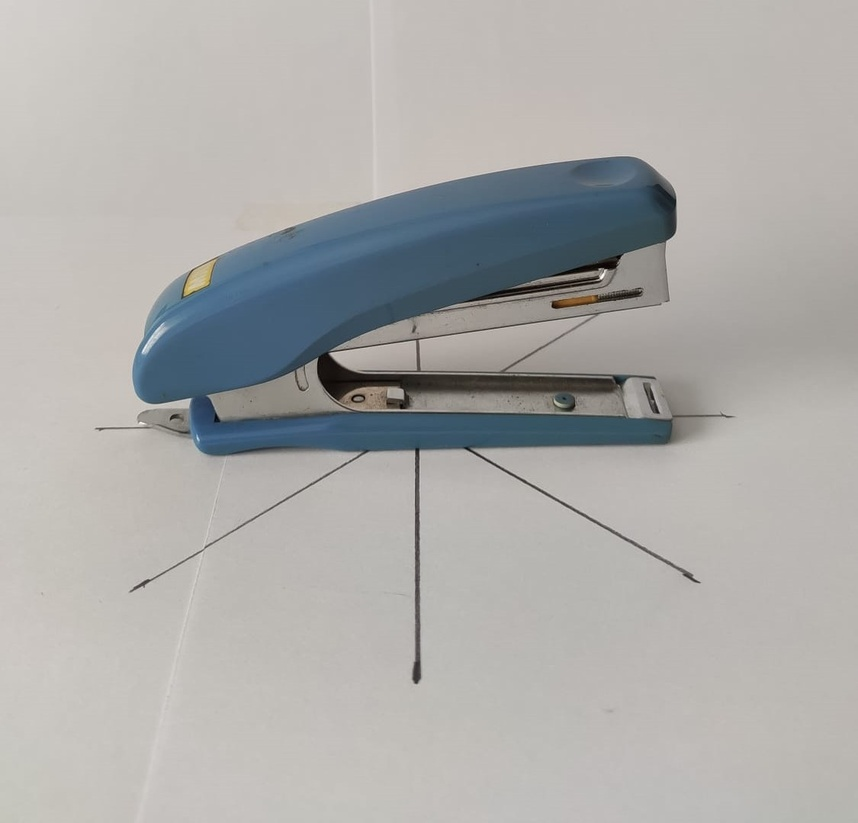
#> input picture Images/0.jpg, 858 x 823 px, shrunk from 1125 x 1079 before the run
$ python -i pipeline.py   (imports and definitions only)
#> lines starting #> are read from the running program, lines starting #| are printed output that depends on the picture; after the words box and inside, x2 and y2 are one past the last pixel; in counts of white or black regions, pixels touching at a corner belong together
#> further down, picture is the input picture: shape (823, 858, 3); mean B, G, R 169.7, 171.6, 172.3
"""
OpenCV measurement pipeline — ported from the original university project.

Original modules:
  - Logic/ImageOperations/RemoveBackground.py
  - Logic/ImageOperations/EdgeDetection.py
  - Logic/ImageOperations/PixelRatio.py
  - Logic/ImageOperations/SpecifyIntersections.py
  - Logic/ImageOperations/MeasureObject.py

Refactored to:
  - Accept raw image bytes instead of file paths
  - Return structured data (dicts) instead of saving files
  - Work as pure functions suitable for an API context
"""

import base64
import io
from dataclasses import dataclass, field

import cv2
import numpy as np
from PIL import Image
from rembg import remove


# ─── Data Structures ──────────────────────────────────────────

@dataclass
class MeasurementResult:
    """Structured result from the measurement pipeline."""
    width_mm: float = 0.0
    height_mm: float = 0.0
    area_mm2: float = 0.0
    contour_count: int = 0
    horizontal_distances: list[float] = field(default_factory=list)
    vertical_distances: list[float] = field(default_factory=list)
    annotated_image: np.ndarray | None = None
    pixel_ratio: float = 0.0


# ─── Pipeline Functions ───────────────────────────────────────

# [24 lines left out: functions load_image_from_bytes, remove_background, not called in this run]


def detect_edges(img: np.ndarray) -> tuple[np.ndarray, list]:
    """
    Apply edge detection and find contours.
    Ported from: Logic/ImageOperations/EdgeDetection.py
    """
    gray = cv2.cvtColor(img, cv2.COLOR_BGR2GRAY)
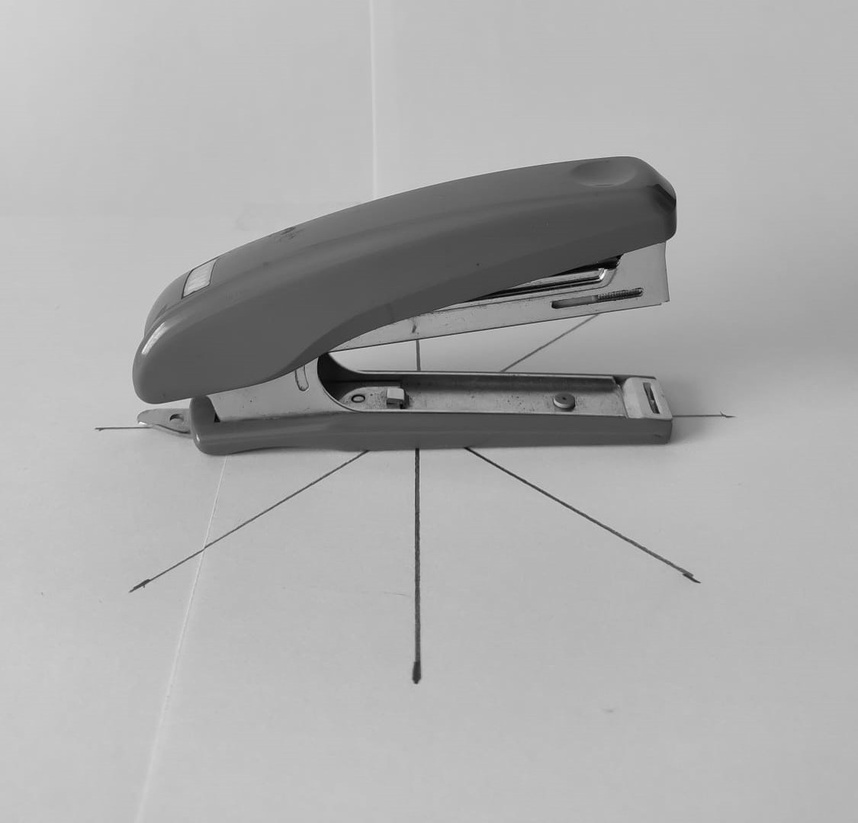
#> gray: shape (823, 858); min 1, max 253, mean 171.5
    _, thresh = cv2.threshold(gray, 240, 255, cv2.THRESH_BINARY)
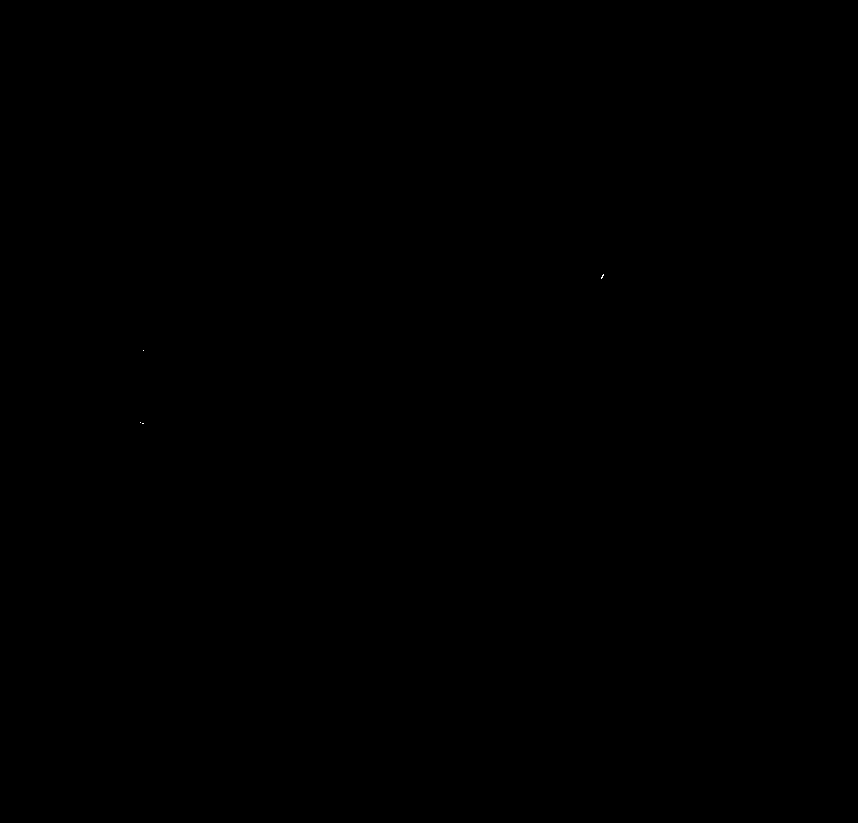
#> thresh: shape (823, 858); 0% white in thin lines or dots, all inside (x1, y1, x2, y2) = (140, 274, 604, 424)
    thresh = 255 - thresh

    contours, _ = cv2.findContours(
        image=thresh, mode=cv2.RETR_TREE, method=cv2.CHAIN_APPROX_NONE
    )
#> contours = 5 contours, 4 with area under 20; largest, box (x1, y1, x2, y2) and area: (0, 0, 858, 823) 704454

    # Draw contours on the image
    img_with_contours = img.copy()
#> (the run stopped early here; a loop or call above may not have finished)

$ run again, on Images/180.jpg
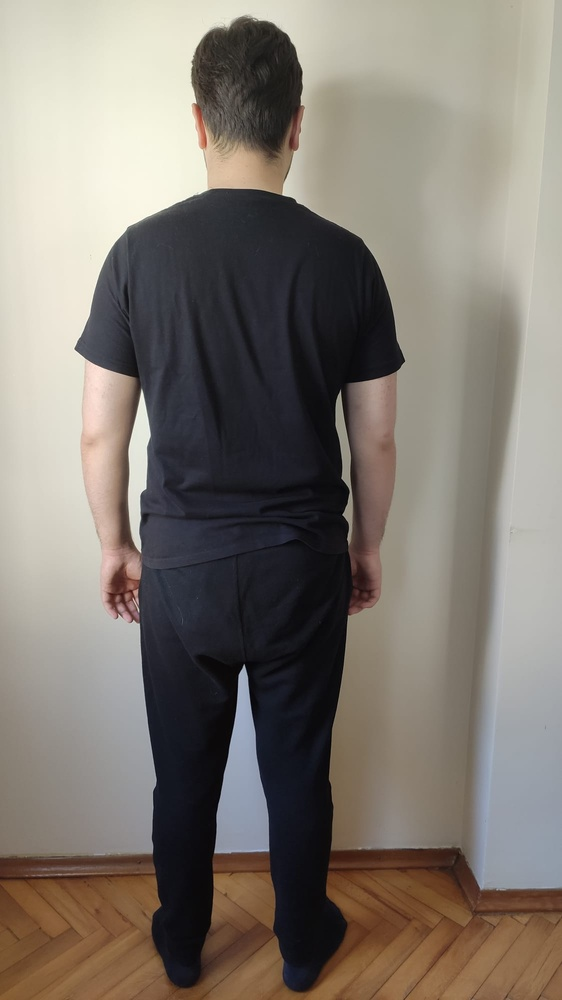
#> input picture Images/180.jpg, 562 x 1000 px, shrunk from 1125 x 2000 before the run
#> picture is the input picture: shape (1000, 562, 3); mean B, G, R 112.8, 121.1, 128.2
#> in detect_edges, `gray = cv2.cvtColor(img, cv2.COLOR_BGR2GRAY)`:
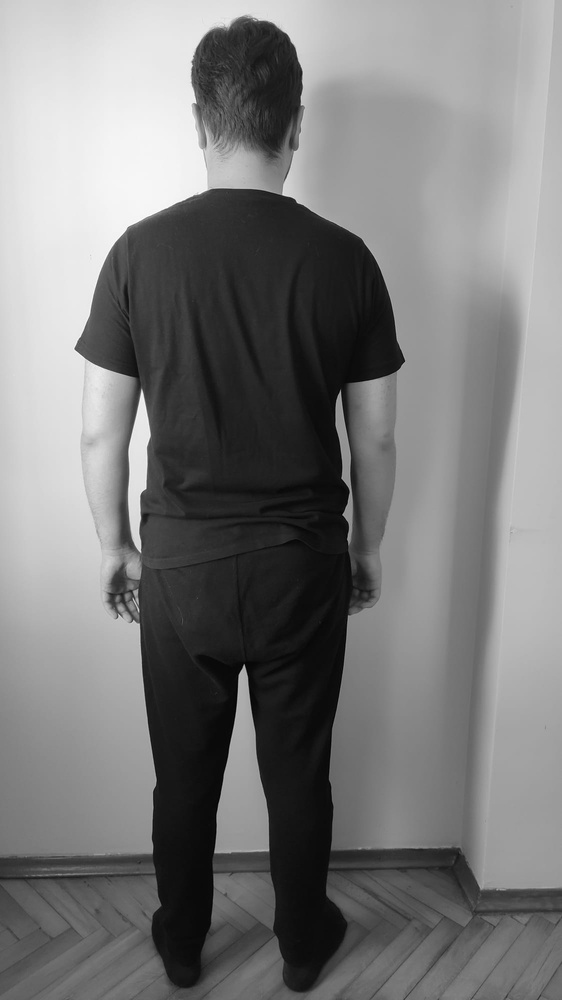
#> gray: shape (1000, 562); min 0, max 254, mean 122.3
#> in detect_edges, `_, thresh = cv2.threshold(gray, 240, 255, cv2.THRESH_BINARY)`:
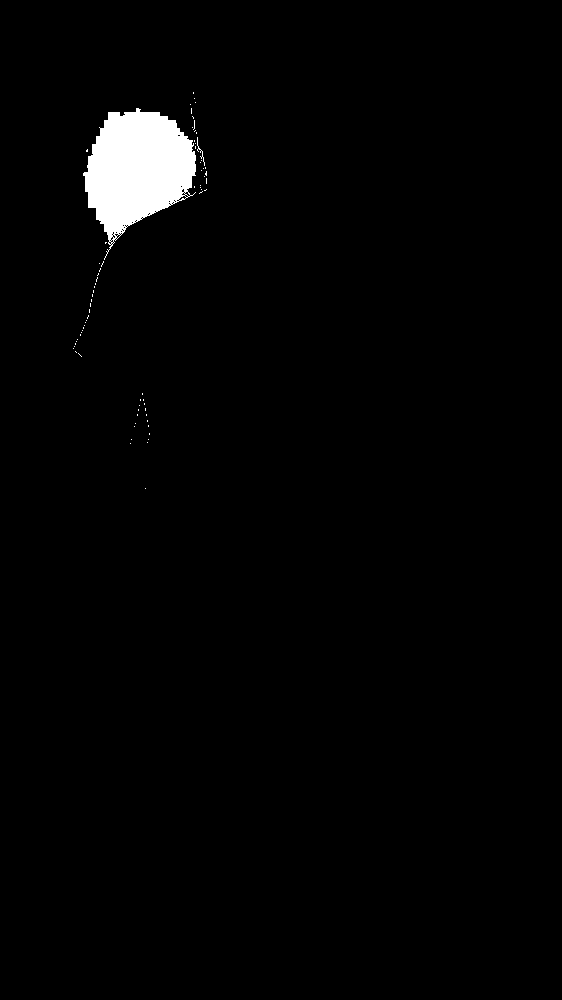
#> thresh: shape (1000, 562); 1.8% white; 77 white regions (75 under 20 px), largest, box (x1, y1, x2, y2) and area: (83, 108, 196, 260) 10102, (197, 137, 205, 166) 39
#> contours = 153 contours, 151 with area under 20; largest, box (x1, y1, x2, y2) and area: (0, 0, 562, 1000) 560439, (82, 107, 197, 243) 10291

$ run again, on Images/225.jpg
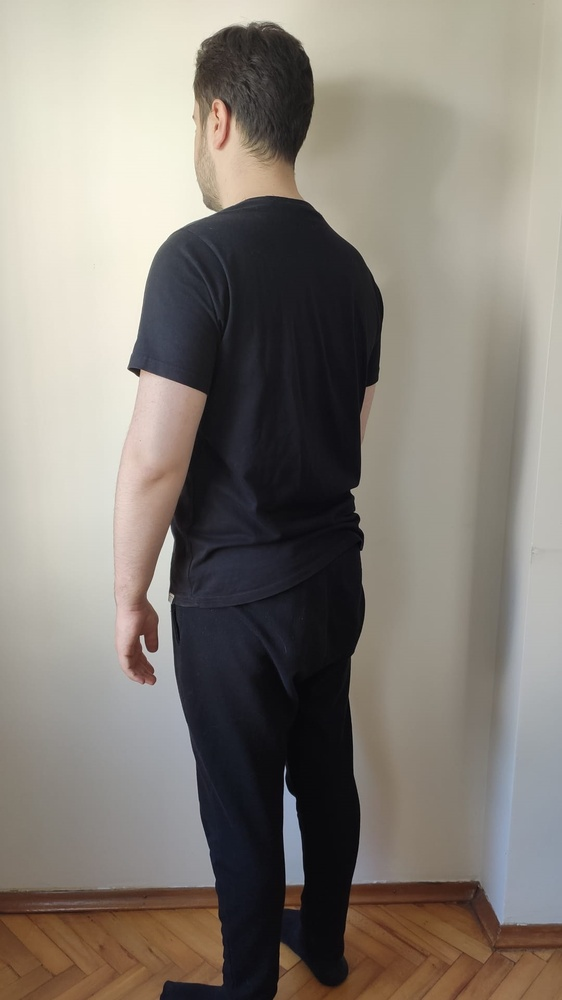
#> input picture Images/225.jpg, 562 x 1000 px, shrunk from 1080 x 1920 before the run
#> picture is the input picture: shape (1000, 562, 3); mean B, G, R 118.9, 127, 133.5
#> in detect_edges, `gray = cv2.cvtColor(img, cv2.COLOR_BGR2GRAY)`:
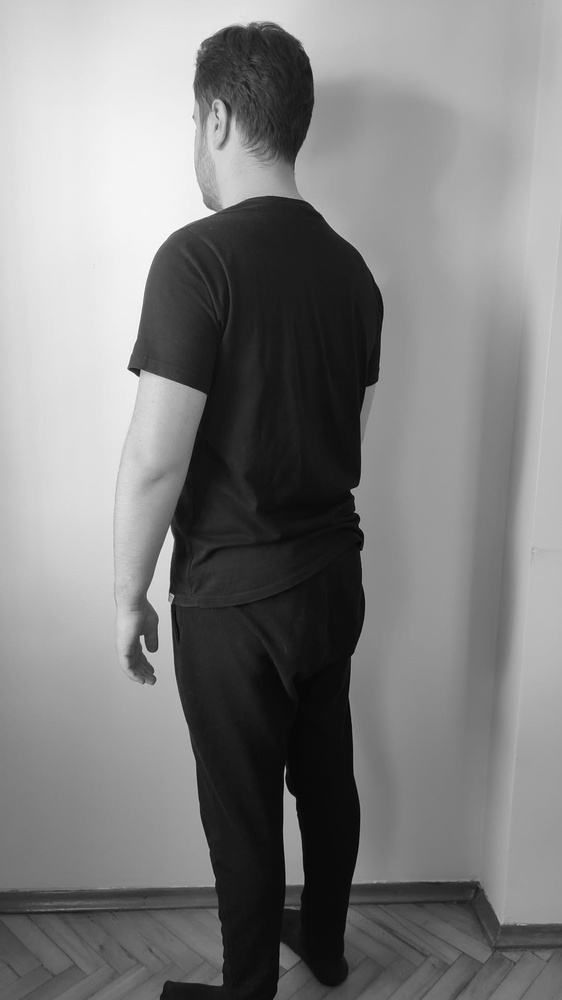
#> gray: shape (1000, 562); min 0, max 254, mean 128
#> in detect_edges, `_, thresh = cv2.threshold(gray, 240, 255, cv2.THRESH_BINARY)`:
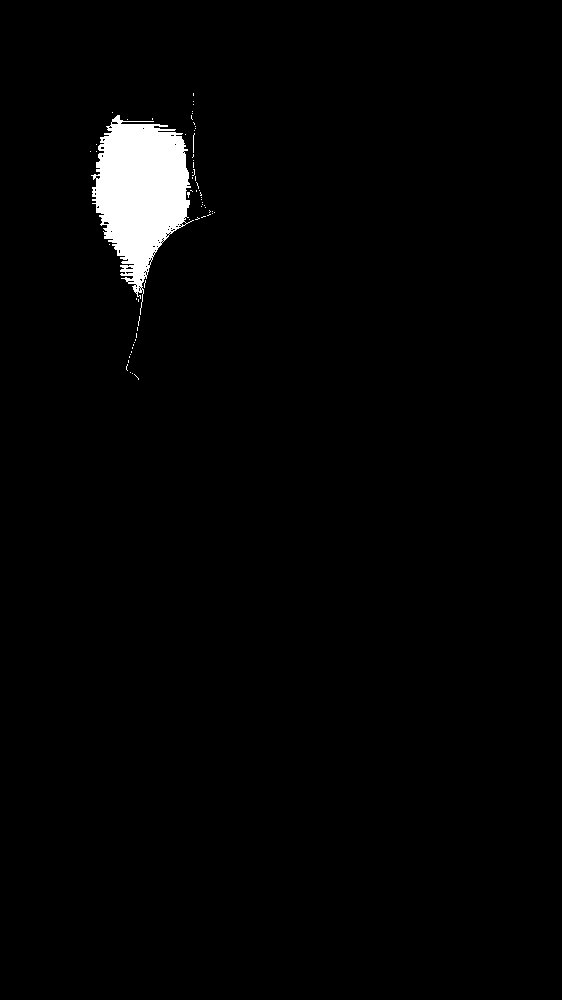
#> thresh: shape (1000, 562); 2% white; 66 white regions (64 under 20 px), largest, box (x1, y1, x2, y2) and area: (91, 115, 194, 315) 11189, (193, 133, 195, 153) 20
#> contours = 141 contours, 138 with area under 20; largest, box (x1, y1, x2, y2) and area: (0, 0, 562, 1000) 560439, (90, 114, 192, 298) 11665, (192, 134, 195, 154) 36
